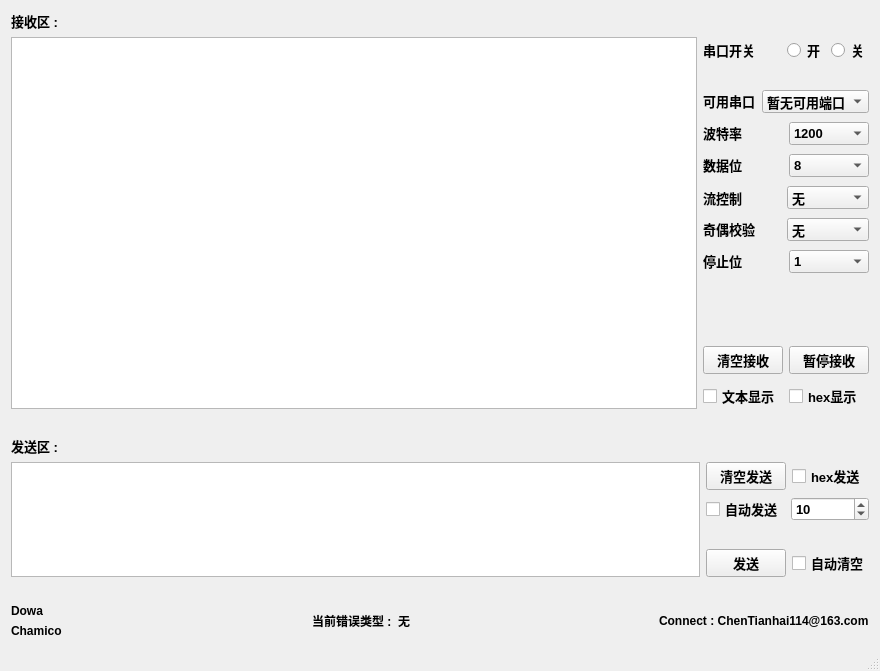
<?xml version="1.0" encoding="UTF-8"?>
<ui version="4.0">
 <class>MainWindow</class>
 <widget class="QMainWindow" name="MainWindow">
  <property name="geometry">
   <rect>
    <x>0</x>
    <y>0</y>
    <width>880</width>
    <height>671</height>
   </rect>
  </property>
  <property name="font">
   <font>
    <family>Arial</family>
    <pointsize>10</pointsize>
    <weight>75</weight>
    <bold>true</bold>
   </font>
  </property>
  <property name="windowTitle">
   <string>MainWindow</string>
  </property>
  <widget class="QWidget" name="centralWidget">
   <layout class="QGridLayout" name="gridLayout">
    <item row="0" column="0">
     <layout class="QVBoxLayout" name="verticalLayout_12">
      <item>
       <layout class="QVBoxLayout" name="verticalLayout_11">
        <item>
         <widget class="QLabel" name="label">
          <property name="font">
           <font>
            <family>Arial</family>
            <pointsize>10</pointsize>
            <weight>75</weight>
            <bold>true</bold>
           </font>
          </property>
          <property name="text">
           <string>接收区 : </string>
          </property>
         </widget>
        </item>
        <item>
         <layout class="QHBoxLayout" name="horizontalLayout_17">
          <item>
           <widget class="QPlainTextEdit" name="pte_receive">
            <property name="sizePolicy">
             <sizepolicy hsizetype="Expanding" vsizetype="Preferred">
              <horstretch>0</horstretch>
              <verstretch>0</verstretch>
             </sizepolicy>
            </property>
           </widget>
          </item>
          <item>
           <layout class="QVBoxLayout" name="verticalLayout_9">
            <item>
             <layout class="QVBoxLayout" name="verticalLayout_8">
              <item>
               <layout class="QVBoxLayout" name="verticalLayout_5">
                <item>
                 <layout class="QHBoxLayout" name="horizontalLayout_3">
                  <item>
                   <widget class="QLabel" name="label_3">
                    <property name="sizePolicy">
                     <sizepolicy hsizetype="Preferred" vsizetype="Fixed">
                      <horstretch>0</horstretch>
                      <verstretch>0</verstretch>
                     </sizepolicy>
                    </property>
                    <property name="font">
                     <font>
                      <family>Arial</family>
                      <pointsize>10</pointsize>
                      <weight>75</weight>
                      <bold>true</bold>
                     </font>
                    </property>
                    <property name="text">
                     <string>串口开关</string>
                    </property>
                   </widget>
                  </item>
                  <item>
                   <layout class="QHBoxLayout" name="horizontalLayout_2">
                    <item>
                     <layout class="QHBoxLayout" name="horizontalLayout">
                      <item>
                       <widget class="QRadioButton" name="rb_serial_port_on">
                        <property name="text">
                         <string>开</string>
                        </property>
                       </widget>
                      </item>
                      <item>
                       <widget class="QRadioButton" name="rb_serial_port_off">
                        <property name="text">
                         <string>关</string>
                        </property>
                       </widget>
                      </item>
                     </layout>
                    </item>
                   </layout>
                  </item>
                 </layout>
                </item>
                <item>
                 <widget class="QLabel" name="label_12">
                  <property name="sizePolicy">
                   <sizepolicy hsizetype="Preferred" vsizetype="MinimumExpanding">
                    <horstretch>0</horstretch>
                    <verstretch>0</verstretch>
                   </sizepolicy>
                  </property>
                  <property name="text">
                   <string/>
                  </property>
                 </widget>
                </item>
               </layout>
              </item>
              <item>
               <layout class="QVBoxLayout" name="verticalLayout">
                <property name="spacing">
                 <number>9</number>
                </property>
                <property name="sizeConstraint">
                 <enum>QLayout::SetFixedSize</enum>
                </property>
                <item>
                 <layout class="QHBoxLayout" name="horizontalLayout_9">
                  <item>
                   <widget class="QLabel" name="label_4">
                    <property name="sizePolicy">
                     <sizepolicy hsizetype="Preferred" vsizetype="Fixed">
                      <horstretch>0</horstretch>
                      <verstretch>0</verstretch>
                     </sizepolicy>
                    </property>
                    <property name="font">
                     <font>
                      <family>Arial</family>
                      <pointsize>10</pointsize>
                      <weight>75</weight>
                      <bold>true</bold>
                     </font>
                    </property>
                    <property name="text">
                     <string>可用串口</string>
                    </property>
                   </widget>
                  </item>
                  <item>
                   <widget class="QComboBox" name="cb_serial_port_number">
                    <property name="sizePolicy">
                     <sizepolicy hsizetype="Preferred" vsizetype="Fixed">
                      <horstretch>0</horstretch>
                      <verstretch>0</verstretch>
                     </sizepolicy>
                    </property>
                    <property name="font">
                     <font>
                      <family>Arial</family>
                      <pointsize>10</pointsize>
                      <weight>75</weight>
                      <bold>true</bold>
                     </font>
                    </property>
                    <item>
                     <property name="text">
                      <string>暂无可用端口</string>
                     </property>
                    </item>
                   </widget>
                  </item>
                 </layout>
                </item>
                <item>
                 <layout class="QHBoxLayout" name="horizontalLayout_8">
                  <item>
                   <widget class="QLabel" name="label_5">
                    <property name="sizePolicy">
                     <sizepolicy hsizetype="Preferred" vsizetype="Fixed">
                      <horstretch>0</horstretch>
                      <verstretch>0</verstretch>
                     </sizepolicy>
                    </property>
                    <property name="font">
                     <font>
                      <family>Arial</family>
                      <pointsize>10</pointsize>
                      <weight>75</weight>
                      <bold>true</bold>
                     </font>
                    </property>
                    <property name="text">
                     <string>波特率</string>
                    </property>
                   </widget>
                  </item>
                  <item>
                   <widget class="QComboBox" name="cb_serial_port_baud">
                    <property name="sizePolicy">
                     <sizepolicy hsizetype="Preferred" vsizetype="Fixed">
                      <horstretch>0</horstretch>
                      <verstretch>0</verstretch>
                     </sizepolicy>
                    </property>
                    <property name="font">
                     <font>
                      <family>Arial</family>
                      <pointsize>10</pointsize>
                      <weight>75</weight>
                      <bold>true</bold>
                     </font>
                    </property>
                    <item>
                     <property name="text">
                      <string>1200</string>
                     </property>
                    </item>
                    <item>
                     <property name="text">
                      <string>2400</string>
                     </property>
                    </item>
                    <item>
                     <property name="text">
                      <string>4800</string>
                     </property>
                    </item>
                    <item>
                     <property name="text">
                      <string>9600</string>
                     </property>
                    </item>
                    <item>
                     <property name="text">
                      <string>19200</string>
                     </property>
                    </item>
                    <item>
                     <property name="text">
                      <string>38400</string>
                     </property>
                    </item>
                    <item>
                     <property name="text">
                      <string>57600</string>
                     </property>
                    </item>
                    <item>
                     <property name="text">
                      <string>115200</string>
                     </property>
                    </item>
                    <item>
                     <property name="text">
                      <string>未知</string>
                     </property>
                    </item>
                   </widget>
                  </item>
                 </layout>
                </item>
                <item>
                 <layout class="QHBoxLayout" name="horizontalLayout_7">
                  <item>
                   <widget class="QLabel" name="label_6">
                    <property name="sizePolicy">
                     <sizepolicy hsizetype="Preferred" vsizetype="Fixed">
                      <horstretch>0</horstretch>
                      <verstretch>0</verstretch>
                     </sizepolicy>
                    </property>
                    <property name="font">
                     <font>
                      <family>Arial</family>
                      <pointsize>10</pointsize>
                      <weight>75</weight>
                      <bold>true</bold>
                     </font>
                    </property>
                    <property name="text">
                     <string>数据位</string>
                    </property>
                   </widget>
                  </item>
                  <item>
                   <widget class="QComboBox" name="cb_serial_port_data_bit">
                    <property name="sizePolicy">
                     <sizepolicy hsizetype="Preferred" vsizetype="Fixed">
                      <horstretch>0</horstretch>
                      <verstretch>0</verstretch>
                     </sizepolicy>
                    </property>
                    <property name="font">
                     <font>
                      <family>Arial</family>
                      <pointsize>10</pointsize>
                      <weight>75</weight>
                      <bold>true</bold>
                     </font>
                    </property>
                    <item>
                     <property name="text">
                      <string>8</string>
                     </property>
                    </item>
                    <item>
                     <property name="text">
                      <string>7</string>
                     </property>
                    </item>
                    <item>
                     <property name="text">
                      <string>6</string>
                     </property>
                    </item>
                    <item>
                     <property name="text">
                      <string>5</string>
                     </property>
                    </item>
                    <item>
                     <property name="text">
                      <string>未知</string>
                     </property>
                    </item>
                   </widget>
                  </item>
                 </layout>
                </item>
                <item>
                 <layout class="QHBoxLayout" name="horizontalLayout_6">
                  <item>
                   <widget class="QLabel" name="label_7">
                    <property name="sizePolicy">
                     <sizepolicy hsizetype="Preferred" vsizetype="Preferred">
                      <horstretch>0</horstretch>
                      <verstretch>0</verstretch>
                     </sizepolicy>
                    </property>
                    <property name="font">
                     <font>
                      <family>Arial</family>
                      <pointsize>10</pointsize>
                      <weight>75</weight>
                      <bold>true</bold>
                     </font>
                    </property>
                    <property name="text">
                     <string>流控制</string>
                    </property>
                   </widget>
                  </item>
                  <item>
                   <widget class="QComboBox" name="cb_serial_port_flow_contronl">
                    <property name="sizePolicy">
                     <sizepolicy hsizetype="Preferred" vsizetype="Fixed">
                      <horstretch>0</horstretch>
                      <verstretch>0</verstretch>
                     </sizepolicy>
                    </property>
                    <property name="font">
                     <font>
                      <family>Arial</family>
                      <pointsize>10</pointsize>
                      <weight>75</weight>
                      <bold>true</bold>
                     </font>
                    </property>
                    <item>
                     <property name="text">
                      <string>无</string>
                     </property>
                    </item>
                    <item>
                     <property name="text">
                      <string>硬件控制</string>
                     </property>
                    </item>
                    <item>
                     <property name="text">
                      <string>软件控制</string>
                     </property>
                    </item>
                    <item>
                     <property name="text">
                      <string>未知</string>
                     </property>
                    </item>
                   </widget>
                  </item>
                 </layout>
                </item>
                <item>
                 <layout class="QHBoxLayout" name="horizontalLayout_5">
                  <item>
                   <widget class="QLabel" name="label_8">
                    <property name="sizePolicy">
                     <sizepolicy hsizetype="Preferred" vsizetype="Fixed">
                      <horstretch>0</horstretch>
                      <verstretch>0</verstretch>
                     </sizepolicy>
                    </property>
                    <property name="font">
                     <font>
                      <family>Arial</family>
                      <pointsize>10</pointsize>
                      <weight>75</weight>
                      <bold>true</bold>
                     </font>
                    </property>
                    <property name="text">
                     <string>奇偶校验</string>
                    </property>
                   </widget>
                  </item>
                  <item>
                   <widget class="QComboBox" name="cb_serial_port_parity">
                    <property name="sizePolicy">
                     <sizepolicy hsizetype="Fixed" vsizetype="Fixed">
                      <horstretch>0</horstretch>
                      <verstretch>0</verstretch>
                     </sizepolicy>
                    </property>
                    <property name="font">
                     <font>
                      <family>Arial</family>
                      <pointsize>10</pointsize>
                      <weight>75</weight>
                      <bold>true</bold>
                     </font>
                    </property>
                    <item>
                     <property name="text">
                      <string>无</string>
                     </property>
                    </item>
                    <item>
                     <property name="text">
                      <string>偶数校验</string>
                     </property>
                    </item>
                    <item>
                     <property name="text">
                      <string>奇数校验</string>
                     </property>
                    </item>
                    <item>
                     <property name="text">
                      <string>空格校验</string>
                     </property>
                    </item>
                    <item>
                     <property name="text">
                      <string>标志校验</string>
                     </property>
                    </item>
                    <item>
                     <property name="text">
                      <string>未知</string>
                     </property>
                    </item>
                   </widget>
                  </item>
                 </layout>
                </item>
                <item>
                 <layout class="QHBoxLayout" name="horizontalLayout_4">
                  <item>
                   <widget class="QLabel" name="label_9">
                    <property name="sizePolicy">
                     <sizepolicy hsizetype="Preferred" vsizetype="Fixed">
                      <horstretch>0</horstretch>
                      <verstretch>0</verstretch>
                     </sizepolicy>
                    </property>
                    <property name="font">
                     <font>
                      <family>Arial</family>
                      <pointsize>10</pointsize>
                      <weight>75</weight>
                      <bold>true</bold>
                     </font>
                    </property>
                    <property name="text">
                     <string>停止位</string>
                    </property>
                   </widget>
                  </item>
                  <item>
                   <widget class="QComboBox" name="cb_serial_port_stop_bit">
                    <property name="sizePolicy">
                     <sizepolicy hsizetype="Preferred" vsizetype="Fixed">
                      <horstretch>0</horstretch>
                      <verstretch>0</verstretch>
                     </sizepolicy>
                    </property>
                    <property name="font">
                     <font>
                      <family>Arial</family>
                      <pointsize>10</pointsize>
                      <weight>75</weight>
                      <bold>true</bold>
                     </font>
                    </property>
                    <item>
                     <property name="text">
                      <string>1</string>
                     </property>
                    </item>
                    <item>
                     <property name="text">
                      <string>1.5</string>
                     </property>
                    </item>
                    <item>
                     <property name="text">
                      <string>2</string>
                     </property>
                    </item>
                    <item>
                     <property name="text">
                      <string>未知</string>
                     </property>
                    </item>
                   </widget>
                  </item>
                 </layout>
                </item>
               </layout>
              </item>
             </layout>
            </item>
            <item>
             <layout class="QVBoxLayout" name="verticalLayout_6">
              <item>
               <widget class="QLabel" name="label_10">
                <property name="sizePolicy">
                 <sizepolicy hsizetype="Preferred" vsizetype="MinimumExpanding">
                  <horstretch>0</horstretch>
                  <verstretch>0</verstretch>
                 </sizepolicy>
                </property>
                <property name="text">
                 <string/>
                </property>
               </widget>
              </item>
              <item>
               <layout class="QVBoxLayout" name="verticalLayout_2">
                <property name="spacing">
                 <number>9</number>
                </property>
                <item>
                 <layout class="QHBoxLayout" name="horizontalLayout_10">
                  <item>
                   <widget class="QPushButton" name="pb_receive_clear">
                    <property name="sizePolicy">
                     <sizepolicy hsizetype="Preferred" vsizetype="Preferred">
                      <horstretch>0</horstretch>
                      <verstretch>0</verstretch>
                     </sizepolicy>
                    </property>
                    <property name="font">
                     <font>
                      <family>Arial</family>
                      <pointsize>10</pointsize>
                      <weight>75</weight>
                      <bold>true</bold>
                     </font>
                    </property>
                    <property name="text">
                     <string>清空接收</string>
                    </property>
                   </widget>
                  </item>
                  <item>
                   <widget class="QPushButton" name="pb_receive_pause">
                    <property name="sizePolicy">
                     <sizepolicy hsizetype="Preferred" vsizetype="Preferred">
                      <horstretch>0</horstretch>
                      <verstretch>0</verstretch>
                     </sizepolicy>
                    </property>
                    <property name="font">
                     <font>
                      <family>Arial</family>
                      <pointsize>10</pointsize>
                      <weight>75</weight>
                      <bold>true</bold>
                     </font>
                    </property>
                    <property name="text">
                     <string>暂停接收</string>
                    </property>
                   </widget>
                  </item>
                 </layout>
                </item>
                <item>
                 <layout class="QHBoxLayout" name="horizontalLayout_11">
                  <item>
                   <widget class="QCheckBox" name="chb_receive_text_display">
                    <property name="sizePolicy">
                     <sizepolicy hsizetype="Preferred" vsizetype="Fixed">
                      <horstretch>0</horstretch>
                      <verstretch>0</verstretch>
                     </sizepolicy>
                    </property>
                    <property name="text">
                     <string>文本显示</string>
                    </property>
                   </widget>
                  </item>
                  <item>
                   <widget class="QCheckBox" name="chb_receive_hex_display">
                    <property name="sizePolicy">
                     <sizepolicy hsizetype="Preferred" vsizetype="Fixed">
                      <horstretch>0</horstretch>
                      <verstretch>0</verstretch>
                     </sizepolicy>
                    </property>
                    <property name="text">
                     <string>hex显示</string>
                    </property>
                   </widget>
                  </item>
                 </layout>
                </item>
               </layout>
              </item>
             </layout>
            </item>
           </layout>
          </item>
         </layout>
        </item>
       </layout>
      </item>
      <item>
       <layout class="QVBoxLayout" name="verticalLayout_10">
        <item>
         <layout class="QVBoxLayout" name="verticalLayout_7">
          <item>
           <widget class="QLabel" name="label_11">
            <property name="text">
             <string/>
            </property>
           </widget>
          </item>
          <item>
           <widget class="QLabel" name="label_2">
            <property name="font">
             <font>
              <family>Arial</family>
              <pointsize>10</pointsize>
              <weight>75</weight>
              <bold>true</bold>
             </font>
            </property>
            <property name="text">
             <string>发送区 : </string>
            </property>
           </widget>
          </item>
         </layout>
        </item>
        <item>
         <layout class="QHBoxLayout" name="horizontalLayout_18">
          <item>
           <widget class="QPlainTextEdit" name="pte_send">
            <property name="sizePolicy">
             <sizepolicy hsizetype="Expanding" vsizetype="Ignored">
              <horstretch>0</horstretch>
              <verstretch>0</verstretch>
             </sizepolicy>
            </property>
           </widget>
          </item>
          <item>
           <layout class="QVBoxLayout" name="verticalLayout_4">
            <item>
             <layout class="QHBoxLayout" name="horizontalLayout_13">
              <item>
               <widget class="QPushButton" name="pb_send_clear">
                <property name="sizePolicy">
                 <sizepolicy hsizetype="Preferred" vsizetype="Fixed">
                  <horstretch>0</horstretch>
                  <verstretch>0</verstretch>
                 </sizepolicy>
                </property>
                <property name="font">
                 <font>
                  <family>Arial</family>
                  <pointsize>10</pointsize>
                  <weight>75</weight>
                  <bold>true</bold>
                 </font>
                </property>
                <property name="text">
                 <string>清空发送</string>
                </property>
               </widget>
              </item>
              <item>
               <widget class="QCheckBox" name="chb_send_hex">
                <property name="sizePolicy">
                 <sizepolicy hsizetype="Preferred" vsizetype="Fixed">
                  <horstretch>0</horstretch>
                  <verstretch>0</verstretch>
                 </sizepolicy>
                </property>
                <property name="text">
                 <string>hex发送</string>
                </property>
               </widget>
              </item>
             </layout>
            </item>
            <item>
             <layout class="QHBoxLayout" name="horizontalLayout_12">
              <item>
               <widget class="QCheckBox" name="chb_send_automatic">
                <property name="sizePolicy">
                 <sizepolicy hsizetype="Preferred" vsizetype="Fixed">
                  <horstretch>0</horstretch>
                  <verstretch>0</verstretch>
                 </sizepolicy>
                </property>
                <property name="text">
                 <string>自动发送</string>
                </property>
               </widget>
              </item>
              <item>
               <widget class="QSpinBox" name="sp_send_time">
                <property name="sizePolicy">
                 <sizepolicy hsizetype="Preferred" vsizetype="Fixed">
                  <horstretch>0</horstretch>
                  <verstretch>0</verstretch>
                 </sizepolicy>
                </property>
                <property name="maximum">
                 <number>99999999</number>
                </property>
                <property name="singleStep">
                 <number>10</number>
                </property>
                <property name="value">
                 <number>10</number>
                </property>
               </widget>
              </item>
             </layout>
            </item>
            <item>
             <layout class="QVBoxLayout" name="verticalLayout_3">
              <item>
               <widget class="QLabel" name="label_13">
                <property name="sizePolicy">
                 <sizepolicy hsizetype="Fixed" vsizetype="Fixed">
                  <horstretch>0</horstretch>
                  <verstretch>0</verstretch>
                 </sizepolicy>
                </property>
                <property name="text">
                 <string/>
                </property>
               </widget>
              </item>
              <item>
               <layout class="QHBoxLayout" name="horizontalLayout_14">
                <item>
                 <widget class="QPushButton" name="pb_send">
                  <property name="sizePolicy">
                   <sizepolicy hsizetype="Preferred" vsizetype="Fixed">
                    <horstretch>0</horstretch>
                    <verstretch>0</verstretch>
                   </sizepolicy>
                  </property>
                  <property name="font">
                   <font>
                    <family>Arial</family>
                    <pointsize>10</pointsize>
                    <weight>75</weight>
                    <bold>true</bold>
                   </font>
                  </property>
                  <property name="text">
                   <string>发送</string>
                  </property>
                 </widget>
                </item>
                <item>
                 <widget class="QCheckBox" name="chb_send_clear_automatic">
                  <property name="sizePolicy">
                   <sizepolicy hsizetype="Preferred" vsizetype="Fixed">
                    <horstretch>0</horstretch>
                    <verstretch>0</verstretch>
                   </sizepolicy>
                  </property>
                  <property name="text">
                   <string>自动清空</string>
                  </property>
                 </widget>
                </item>
               </layout>
              </item>
             </layout>
            </item>
           </layout>
          </item>
         </layout>
        </item>
        <item>
         <layout class="QVBoxLayout" name="verticalLayout_17">
          <item>
           <widget class="QLabel" name="label_19">
            <property name="text">
             <string/>
            </property>
           </widget>
          </item>
          <item>
           <layout class="QHBoxLayout" name="horizontalLayout_16">
            <item>
             <layout class="QVBoxLayout" name="verticalLayout_14">
              <item>
               <widget class="QLabel" name="label_14">
                <property name="font">
                 <font>
                  <family>Arial</family>
                  <pointsize>9</pointsize>
                  <weight>75</weight>
                  <bold>true</bold>
                 </font>
                </property>
                <property name="text">
                 <string>Dowa</string>
                </property>
               </widget>
              </item>
              <item>
               <widget class="QLabel" name="label_15">
                <property name="font">
                 <font>
                  <pointsize>9</pointsize>
                 </font>
                </property>
                <property name="text">
                 <string>Chamico</string>
                </property>
               </widget>
              </item>
             </layout>
            </item>
            <item>
             <spacer name="horizontalSpacer_2">
              <property name="orientation">
               <enum>Qt::Horizontal</enum>
              </property>
              <property name="sizeHint" stdset="0">
               <size>
                <width>40</width>
                <height>20</height>
               </size>
              </property>
             </spacer>
            </item>
            <item>
             <layout class="QHBoxLayout" name="horizontalLayout_15">
              <item>
               <widget class="QLabel" name="label_16">
                <property name="sizePolicy">
                 <sizepolicy hsizetype="Fixed" vsizetype="Fixed">
                  <horstretch>0</horstretch>
                  <verstretch>0</verstretch>
                 </sizepolicy>
                </property>
                <property name="font">
                 <font>
                  <pointsize>9</pointsize>
                 </font>
                </property>
                <property name="text">
                 <string>当前错误类型 :</string>
                </property>
               </widget>
              </item>
              <item>
               <widget class="QLabel" name="label_erro_type">
                <property name="font">
                 <font>
                  <pointsize>9</pointsize>
                 </font>
                </property>
                <property name="text">
                 <string>无</string>
                </property>
               </widget>
              </item>
             </layout>
            </item>
            <item>
             <spacer name="horizontalSpacer_3">
              <property name="orientation">
               <enum>Qt::Horizontal</enum>
              </property>
              <property name="sizeHint" stdset="0">
               <size>
                <width>40</width>
                <height>20</height>
               </size>
              </property>
             </spacer>
            </item>
            <item>
             <widget class="QLabel" name="label_18">
              <property name="sizePolicy">
               <sizepolicy hsizetype="Preferred" vsizetype="Fixed">
                <horstretch>0</horstretch>
                <verstretch>0</verstretch>
               </sizepolicy>
              </property>
              <property name="font">
               <font>
                <pointsize>9</pointsize>
               </font>
              </property>
              <property name="text">
               <string>Connect : ChenTianhai114@163.com</string>
              </property>
             </widget>
            </item>
           </layout>
          </item>
         </layout>
        </item>
       </layout>
      </item>
     </layout>
    </item>
   </layout>
  </widget>
  <widget class="QMenuBar" name="menuBar">
   <property name="geometry">
    <rect>
     <x>0</x>
     <y>0</y>
     <width>880</width>
     <height>23</height>
    </rect>
   </property>
  </widget>
  <widget class="QStatusBar" name="statusBar"/>
 </widget>
 <layoutdefault spacing="6" margin="11"/>
 <resources/>
 <connections/>
</ui>
